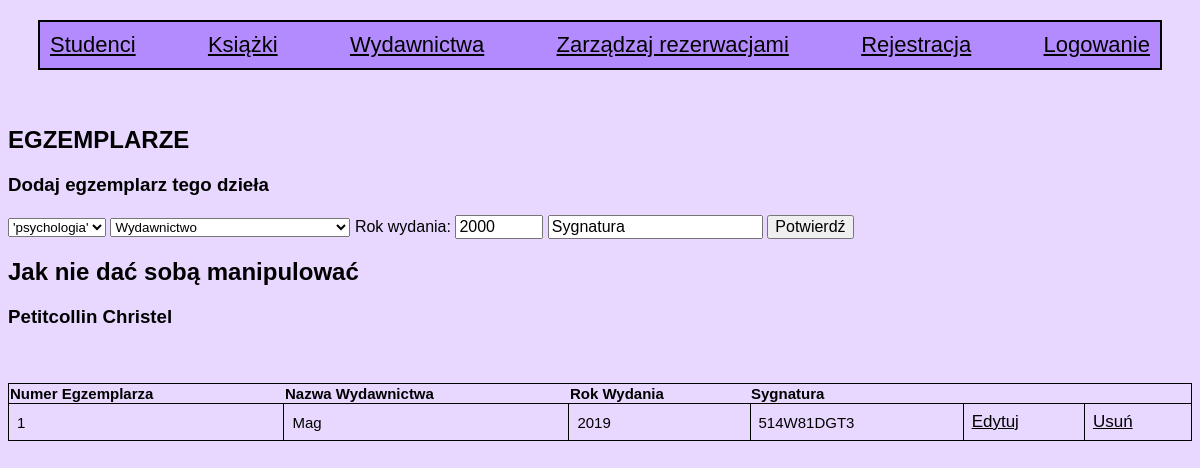
The page /egzemplarz.php?id_dzielo=1 on the database its author committed.
### tables this page shows
CREATE TABLE dzielo (
id_dzielo INT(10) NOT NULL AUTO_INCREMENT,
kategoria ENUM('horror', 'thriller', 'science fiction', 'kryminal', 'romans', 'nauka', 'psychologia', 'poezja', 'biografia', 'inna'),
tytul VARCHAR(100) NOT NULL,
autor VARCHAR(100) NOT NULL,
PRIMARY KEY (id_dzielo)
 );

CREATE TABLE egzemplarz (
id_egz INT(10) NOT NULL AUTO_INCREMENT,
dzielo_id INT(10) NOT NULL,
wyd_id INT(10) NOT NULL,
rok_wydania INT(10) DEFAULT NULL,
sygnatura VARCHAR(20) NOT NULL UNIQUE,
CONSTRAINT dzielo FOREIGN KEY (dzielo_id) REFERENCES dzielo(id_dzielo) ON UPDATE CASCADE,
CONSTRAINT wydawnictwo FOREIGN KEY (wyd_id) REFERENCES wydawnictwo(id_wyd) ON UPDATE CASCADE,
PRIMARY KEY (id_egz),
CONSTRAINT unEgz UNIQUE (dzielo_id, wyd_id)
 );

CREATE TABLE wydawnictwo (
id_wyd INT(10) NOT NULL AUTO_INCREMENT,
nazwa_wyd VARCHAR(100) NOT NULL,
PRIMARY KEY (id_wyd)
 );

### egzemplarz.php (the view, shortened to what this page needs)
<?php
include 'widok.php';
require_once "dodatkowe.php";
$q="SELECT * from wydawnictwo order by id_wyd";
$q1="SELECT * FROM dzielo WHERE id_dzielo={$_GET['id_dzielo']}";
$result = mysqli_query($link, $q) or die($link->error);
$result1 = mysqli_query($link, $q1) or die($link->error);
?>
<div id="nowy_egzemplarz"><?php if (isset($_SESSION['zalogowano']) && $_SESSION['zalogowano'] == true) : ?>
	<h2>EGZEMPLARZE</h2>
	<h3>Wyszukaj egzemplarz</h3>
		<form action="szukaj_egzemplarz.php" method="POST">
		<input type="text" name="search" value="Wpisz sygnaturę">
		<input type="submit" value="Szukaj"></form><?php else: ?>
	<h2>EGZEMPLARZE</h2>
	<h3>Dodaj egzemplarz tego dzieła</h3>
	<form method="POST" action="nowy_egzemplarz.php">
		<select name = "id_dzielo">
		<?php
		while($row1=mysqli_fetch_array($result1)){
			echo "<option value='" . $row1[0] . "'>'" . $row1[1] . "'</option>";
		}?></select>
		<select name = "id_wyd">
		<option value = "id_wyd"> Wydawnictwo</option>
		<?php
		while($row=mysqli_fetch_array($result)){
			echo "<option value='" . $row[0] . "'>'" . $row[1] . "'</option>";
		}?></select>
		Rok wydania: <input type="number" name="rok_wydania" min="0" style="width: 80px;" value="2000">
		<input type="text" name="sygnatura" value="Sygnatura">
		<input type="submit" value="Potwierdź"><?php endif; ?>
	</form>
</div>
<?php
$q = "SELECT * FROM dzielo WHERE id_dzielo={$_GET['id_dzielo']}";
$result = mysqli_query($link, $q) or die($link->error);
$row = $result->fetch_assoc();
echo "<h2>".$row['tytul']."</h2>";
echo "<h3>".$row['autor']."</h2>";
?>
<br><br>
<?php
$q1 = "SELECT id_wyd,nazwa_wyd, egzemplarz.* FROM egzemplarz JOIN wydawnictwo ON id_wyd=wyd_id WHERE dzielo_id={$_GET['id_dzielo']}";
$result1 = mysqli_query($link, $q1) or die($link->error);
?>
<div>
	<table id="egztable">
		<thead>
			<tr>
				<th>Numer Egzemplarza</th>
				<th>Nazwa Wydawnictwa</th>
				<th>Rok Wydania</th>
				<th>Sygnatura</th>
			</tr>
		</thead>
		<?php
			while ($row1 = $result1->fetch_assoc()): ?>
		<tr><?php if (isset($_SESSION['zalogowano']) && $_SESSION['zalogowano'] == true) : ?>
			<td><?php echo $row1['id_egz']; ?></td>
			<td><?php echo $row1['nazwa_wyd']; ?></td>
			<td><?php echo $row1['rok_wydania']; ?></td>
			<td><?php echo $row1['sygnatura']; ?></td>
			<td><form method="POST" action="rezerwuj.php"><input type="submit" name="rezerwuj" value="Rezerwuj"></form></td>
			<?php else: ?>
			<td><?php echo $row1['id_egz']; ?></td>
			<td><?php echo $row1['nazwa_wyd']; ?></td>
			<td><?php echo $row1['rok_wydania']; ?></td>
			<td><?php echo $row1['sygnatura']; ?></td>
			<td><?php echo "<a class=\"tytul\" href=\"edytuj_egzemplarz.php?id_egz={$row1['id_egz']}\">Edytuj</a>" ?></td>
			<td><?php echo "<a class=\"tytul\" href=\"usun_egzemplarz.php?id_egz={$row1['id_egz']}\">Usuń</a>" ?></td>
			<?php endif; ?>
		</tr>
		<?php endwhile; ?>
	</table>
</div>

### style.css (style rules this page uses)
body { background-color: #e8d8ff; font-family: arial, sans-serif; }
table { font-family: arial, sans-serif; border-collapse: collapse; width: 100%; justify-content: space-between; }
thead,tr, td { border: 1px solid black; text-align: left; padding: 8px; font-size: 15px; }
a { color: black; font-size: 17px; }
input { font-size: 16px; }
form { display: inline; }

### rows shown on the page
dzielo: tytul "Jak nie dać sobą manipulować", autor "Petitcollin Christel"
egzemplarz: id_egz "1", wyd.nazwa_wyd "Mag", rok_wydania "2019", sygnatura "514W81DGT3"
